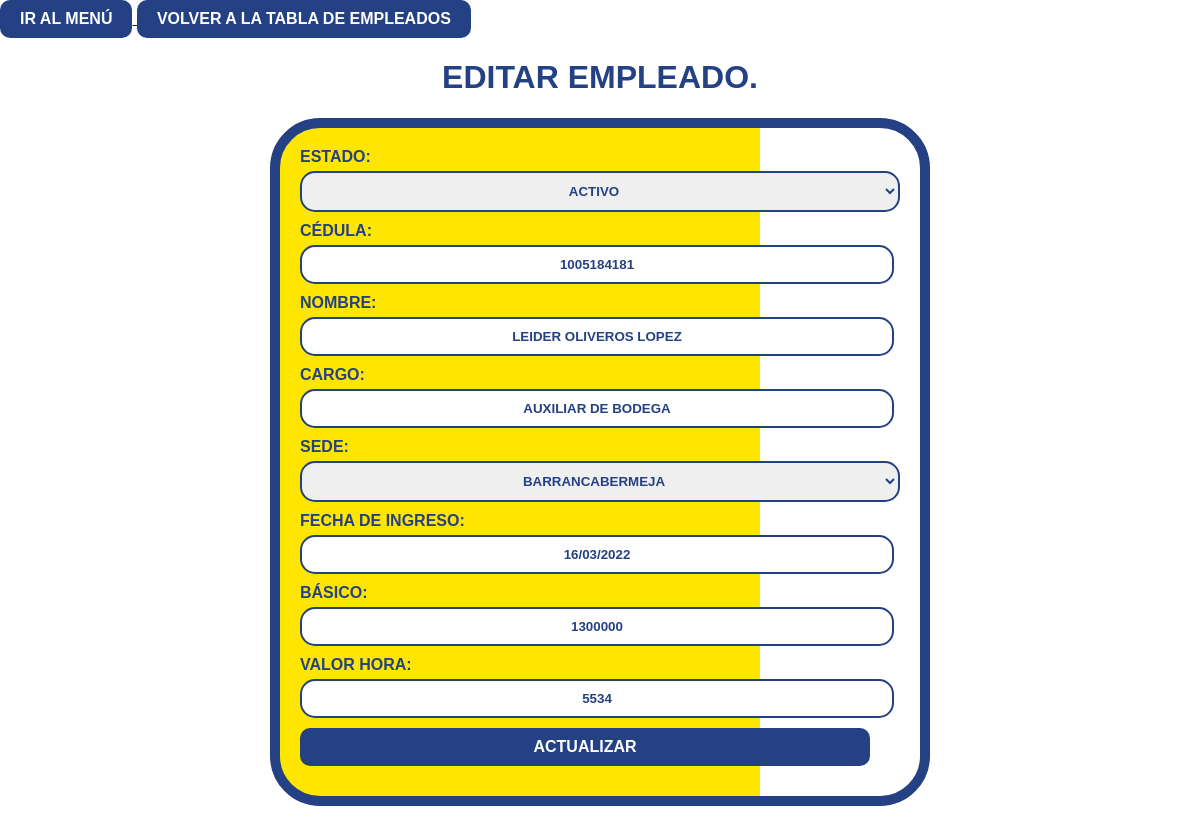
Page /productividad/empleados/editarEmpleado.php?id=1 (signed in) on the committed database.
### tables this page shows
CREATE TABLE `empleados` (
  `id` int(11) NOT NULL,
  `estado` varchar(10) NOT NULL,
  `cedula` varchar(15) NOT NULL,
  `nombre` varchar(200) NOT NULL,
  `cargo` varchar(30) NOT NULL,
  `sede` varchar(50) NOT NULL,
  `fecha` varchar(10) NOT NULL,
  `basico` varchar(20) NOT NULL,
  `vHora` varchar(20) NOT NULL
);

### productividad/empleados/editarEmpleado.php (the view, shortened to what this page needs)
<?php
$server = "localhost";
$user = "root";
$pass = "";
$db = "datosgenerales";
$conn = new mysqli($server, $user, $pass, $db);
if(isset($_GET['id'])) {
    $id = $_GET['id'];
    $consulta = "SELECT * FROM empleados WHERE id = $id";
    $resultado = $conn->query($consulta);
    if ($resultado->num_rows == 1) {
        $empleado = $resultado->fetch_assoc();
    } else {
        echo "EMPLEADO NO ENCONTRADO";
        exit();
    }
} else {
    echo "ID DE EMPLEADO NO PROPORCIONADO";
    exit();
}
$sql_sede = "SELECT DISTINCT sede FROM sedes";
$resultado_sede = $conn->query($sql_sede);
$optionsSede = '';
if ($resultado_sede->num_rows > 0) {
    while ($row = $resultado_sede->fetch_assoc()) {
        $selected = ($empleado['sede'] == $row['sede']) ? 'selected' : '';
        $optionsSede .= "<option value='{$row['sede']}' $selected>{$row['sede']}</option>";
    }
}
?>
<!DOCTYPE html>
<html lang="es">
<head>
    <link rel="stylesheet" type="text/css" href="editarEmpleado.css">
</head>
<body>
<a href="/productividad/menu.php">
    <button>
        IR AL MENÚ
    </button>
</a>
<a href="tablaEmpleados.php">
    <button>
        VOLVER A LA TABLA DE EMPLEADOS
    </button>
</a>
<h1>EDITAR EMPLEADO.</h1>
<form id="updateForm" method="post" action="">
    <label for="estado">ESTADO:</label>
    <select name="estado" id="estado">
        <option value="ACTIVO" <?php if($empleado['estado'] == 'ACTIVO') echo 'selected'; ?>>ACTIVO</option>
    </select>
    <label for="cedula">CÉDULA:</label>
    <input type="text" id="cedula" name="cedula" value="<?php echo $empleado['cedula']; ?>" readonly>
    <label for="nombre">NOMBRE:</label>
    <input type="text" id="nombre" name="nombre" value="<?php echo $empleado['nombre']; ?>" required>
    <label for="cargo">CARGO:</label>
    <input type="text" id="cargo" name="cargo" value="<?php echo $empleado['cargo']; ?>" required>
    <label for="sede">SEDE:</label>
    <select id="sede" name="sede">
        <?php echo $optionsSede; ?>
    </select>
    <label for="fecha">FECHA DE INGRESO:</label>
    <input type="text" id="fecha" name="fecha" value="<?php echo $empleado['fecha']; ?>" readonly>
    <label for="basico">BÁSICO:</label>
    <input type="text" id="basico" name="basico" value="<?php echo $empleado['basico']; ?>" readonly>
    <label for="vHora">VALOR HORA:</label>
    <input type="text" id="vHora" name="vHora" value="<?php echo $empleado['vHora']; ?>" readonly>
    <input type="submit" value="ACTUALIZAR" onclick="return confirmUpdate()">
</form>
</body>
</html>

### productividad/empleados/editarEmpleado.css (style rules this page uses)
body { background-color: #FFFFFF; color: #000000; font-family: Arial, sans-serif; margin: 0; }
h1, h2 { text-align: center; color: #244183; }
form { max-width: 600px; margin: 20px auto; padding: 20px; border: 10px solid #244183; border-radius: 50px; position: relative; background: linear-gradient(to right, #ffe600, #ffe600 75%, transparent 50%); overflow: hidden; }
form::before { content: ''; position: absolute; top: 0; bottom: 0; left: 50%; border-left: 20px solid #244183; transform: translateX(-50%); z-index: -1; background-color: transparent; border-left: none; width: 75%; }
label { font-weight: bold; color: #244183; }
input, select { font-weight: bold; color: #244183; display: block; margin-bottom: 10px; text-align: center; position: relative; z-index: 2; width: 95%; padding: 10px; margin-top: 5px; border: 2px solid #244183; border-radius: 15px; }
select { width: 100%; }
button { cursor: pointer; background-color: #244183; color: #FFFFFF; padding: 10px 20px; border: none; border-radius: 10px; font-size: 16px; font-weight: bold; transition: background-color 0.3s ease; }
input[type="submit"] { cursor: pointer; background-color: #244183; color: #FFFFFF; padding: 10px 20px; border: none; border-radius: 10px; font-size: 16px; font-weight: bold; transition: background-color 0.3s ease; }

### rows in the picture
empleados: estado "ACTIVO", cedula "1005184181", nombre "LEIDER OLIVEROS LOPEZ", cargo "AUXILIAR DE BODEGA", fecha "16/03/2022", basico "1300000", vHora "5534"

### other values in the picture
form field sede "BARRANCABERMEJA"
